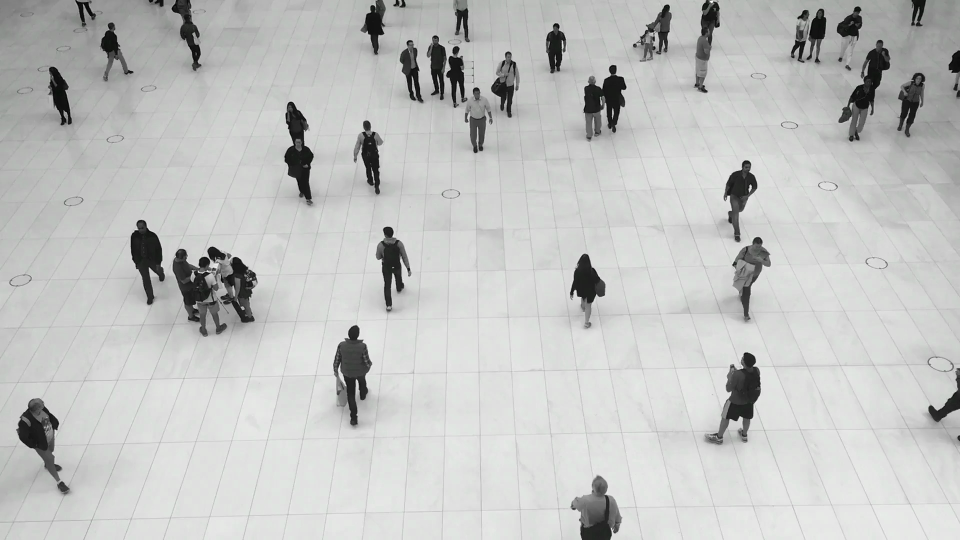
#> input picture assets/people-walking.jpg, 1920 x 1080 px (shown at 1/2 size)
$ python run_experiment.py
#> lines starting #> are read from the running program, lines starting #| are printed output that depends on the picture
### breakpoint/detector.py
"""Roboflow adapters. Import native inference only when local inference is used."""
from functools import lru_cache
import os
import re
from pathlib import Path

ROOT = Path(__file__).resolve().parents[1]


def configure_runtime():
    # Keep all model/font caches inside the project, including in restricted shells.
    for name, directory in {"MPLCONFIGDIR": "matplotlib", "HF_HOME": "huggingface",
                            "TORCH_HOME": "torch", "MODEL_CACHE_DIR": "models",
                            "INFERENCE_HOME": "models"}.items():
        os.environ.setdefault(name, str(ROOT / ".cache" / directory))
    for name in ("CORE_MODEL_GAZE_ENABLED", "CORE_MODEL_SAM_ENABLED", "CORE_MODEL_SAM3_ENABLED",
                 "CORE_MODEL_YOLO_WORLD_ENABLED"):
        os.environ.setdefault(name, "False")


def normalize_model_id(model_id):
    model_id = model_id.strip()
    parts = model_id.split("/")
    # Universe URLs include a workspace; inference IDs use only project/version.
    if len(parts) == 3 and all(re.fullmatch(r"[\w-]+", part) for part in parts[:2]) and parts[-1].isdigit():
        return "/".join(parts[1:])
    if re.fullmatch(r"[\w-]+(?:/[0-9]+)?", model_id):
        return model_id
    raise ValueError("Use a pretrained model name such as rfdetr-small, or a project/version ID such as vehicle-detection-wvcx6/1.")


# [17 lines left out: function inference_error_message, not called in this run]


@lru_cache(maxsize=2)
def local_model(model_id, api_key=None):
    configure_runtime()
    from inference import get_model
    return get_model(model_id=model_id, api_key=api_key)


def make_detector(config, api_key=None):
    model_id = normalize_model_id(config.model_id)
    api_key = api_key or os.getenv("ROBOFLOW_API_KEY")
    if config.backend == "local":
        model = local_model(model_id, api_key)

        def infer(image):
            result = model.infer(image, confidence=config.capture_confidence, iou_threshold=config.nms_iou)[0]
            return result.model_dump(by_alias=True, mode="json")
        return infer

    from inference_sdk import InferenceHTTPClient, InferenceConfiguration
    client = InferenceHTTPClient(api_url=config.api_url, api_key=api_key).configure(
        InferenceConfiguration(confidence_threshold=config.capture_confidence,
                               iou_threshold=config.nms_iou, api_key_transport="header",
                               disable_active_learning=True, source="breakpoint"))

    def infer(image):
        return client.infer(image, model_id=model_id)
    return infer

### breakpoint/inputs.py
"""One input preparation path for the UI and CLI."""
import cv2
import numpy as np
from PIL import Image, ImageOps


def load_input(source):
#> called with source = 'assets/people-walking.jpg'
    with Image.open(source) as image:
#> image is the input picture: PIL image 1920x1080 RGB; mean R, G, B 193.5, 194.7, 193.5
        if image.width * image.height > 20_000_000:
            raise ValueError("Please choose an image under 20 megapixels")
        image = ImageOps.exif_transpose(image).convert("RGB")
        pixels = cv2.cvtColor(np.array(image), cv2.COLOR_RGB2BGR)
    if max(pixels.shape[:2]) > 960:
        scale = 960 / max(pixels.shape[:2])
#> scale = 0.5
        pixels = cv2.resize(pixels, None, fx=scale, fy=scale, interpolation=cv2.INTER_AREA)
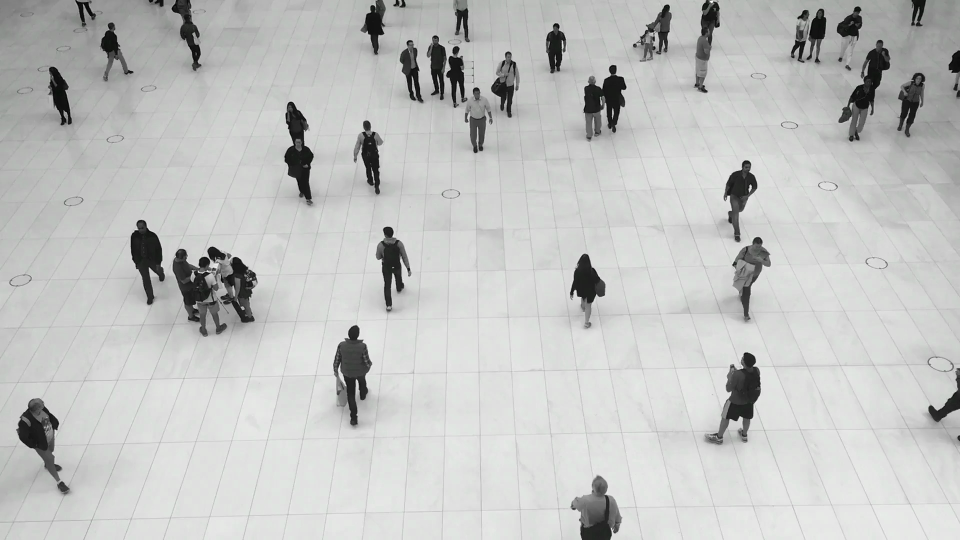
#> pixels: shape (540, 960, 3); mean B, G, R 193.6, 194.8, 193.6
    return pixels

### breakpoint/experiment.py
"""A serial, bounded sweep with a portable record of every real prediction."""
import base64
from dataclasses import asdict, dataclass
from datetime import datetime, timezone
import hashlib
from importlib.metadata import version, PackageNotFoundError
import json
import platform
from time import perf_counter

import cv2
import numpy as np

from .core import KINDS, perturb, physical_value, detections, compare

SCHEMA = "breakpoint/v1"


@dataclass(frozen=True)
class ExperimentConfig:
    model_id: str = "rfdetr-small"
    backend: str = "local"
    api_url: str = "https://serverless.roboflow.com"
    levels: tuple = tuple(round(i / 10, 2) for i in range(11))
    noise_trials: int = 3
    seed: int = 42
    capture_confidence: float = 0.05
    nms_iou: float = 0.5

    def __post_init__(self):
        if (len(self.levels) < 2 or self.levels[0] != 0 or self.levels[-1] != 1
                or any(not np.isfinite(x) or not 0 <= x <= 1 for x in self.levels)
                or any(a >= b for a, b in zip(self.levels, self.levels[1:]))):
            raise ValueError("Levels must increase strictly from 0 to 1")
        if not 1 <= self.noise_trials <= 10 or not 0 <= self.seed <= 2**32 - 11:
            raise ValueError("Invalid trial count or random seed")
        if not 0 < self.capture_confidence <= 1 or not 0 < self.nms_iou <= 1:
            raise ValueError("Invalid inference thresholds")
        if self.backend not in ("local", "http"):
            raise ValueError("Backend must be local or http")


# [12 lines left out: functions encode_image, decode_image, not called in this run]


def image_hash(image):
    return hashlib.sha256(str(image.shape).encode() + image.tobytes()).hexdigest()


# [67 lines left out: functions package_versions, run_experiment, analyze, not called in this run]

### scripts/run_experiment.py
"""Run a real experiment, or reanalyze an existing portable JSON bundle."""
import argparse
import json
import os
from pathlib import Path
import sys

ROOT = Path(__file__).resolve().parents[1]
sys.path.insert(0, str(ROOT))
from breakpoint.detector import configure_runtime
configure_runtime()

from dotenv import load_dotenv
from breakpoint.detector import make_detector, normalize_model_id
from breakpoint.experiment import ExperimentConfig, run_experiment, analyze
from breakpoint.inputs import load_input
from breakpoint.report import metrics_csv, markdown_report, results_guide


def main():
    parser = argparse.ArgumentParser(description=__doc__)
    parser.add_argument("--image", default=str(ROOT / "assets/people-walking.jpg"))
    parser.add_argument("--backend", choices=["local", "http"], default="local")
    parser.add_argument("--model", default="rfdetr-small")
    parser.add_argument("--api-url", default="https://serverless.roboflow.com")
    parser.add_argument("--steps", type=int, choices=range(3, 22), default=11)
    parser.add_argument("--trials", type=int, default=3)
    parser.add_argument("--seed", type=int, default=42)
    parser.add_argument("--confidence", type=float, default=0.25)
    parser.add_argument("--iou", type=float, default=0.5)
    parser.add_argument("--cutoff", type=float, default=0.5)
    parser.add_argument("--replay", type=Path)
    parser.add_argument("--output", type=Path, default=ROOT / "artifacts/demo.json")
    args = parser.parse_args()
    load_dotenv(ROOT / ".env", override=True)
    if args.replay:
        bundle = json.loads(args.replay.read_text())
    else:
        try:
            image = load_input(args.image)
        except (ValueError, OSError):
            parser.error("Could not read image; use an image under 20 megapixels")
        config = ExperimentConfig(model_id=normalize_model_id(args.model), backend=args.backend, api_url=args.api_url,
                                  levels=tuple(round(i / (args.steps - 1), 6) for i in range(args.steps)),
                                  noise_trials=args.trials, seed=args.seed)
        infer = make_detector(config, os.getenv("ROBOFLOW_API_KEY"))
        bundle = run_experiment(image, config, infer,
                                lambda n, total: print(f"Inference {n}/{total}", flush=True))
    rows = analyze(bundle, args.confidence, args.iou)
    bundle["evaluation"] = {"confidence": args.confidence, "match_iou": args.iou, "failure_cutoff": args.cutoff}
    args.output.parent.mkdir(parents=True, exist_ok=True)
    args.output.write_text(json.dumps(bundle, indent=2, allow_nan=False))
    args.output.with_suffix(".csv").write_text(metrics_csv(rows))
    args.output.with_suffix(".guide.md").write_text(results_guide())
    report = markdown_report(bundle, rows, args.confidence, args.iou, args.cutoff)
    args.output.with_suffix(".md").write_text(report)
    print(report)


if __name__ == "__main__":
    main()
#> (the call stopped at in local_model, `return get_model(model_id=model_id, api_key=api_key)`: inference is not available in this run)
